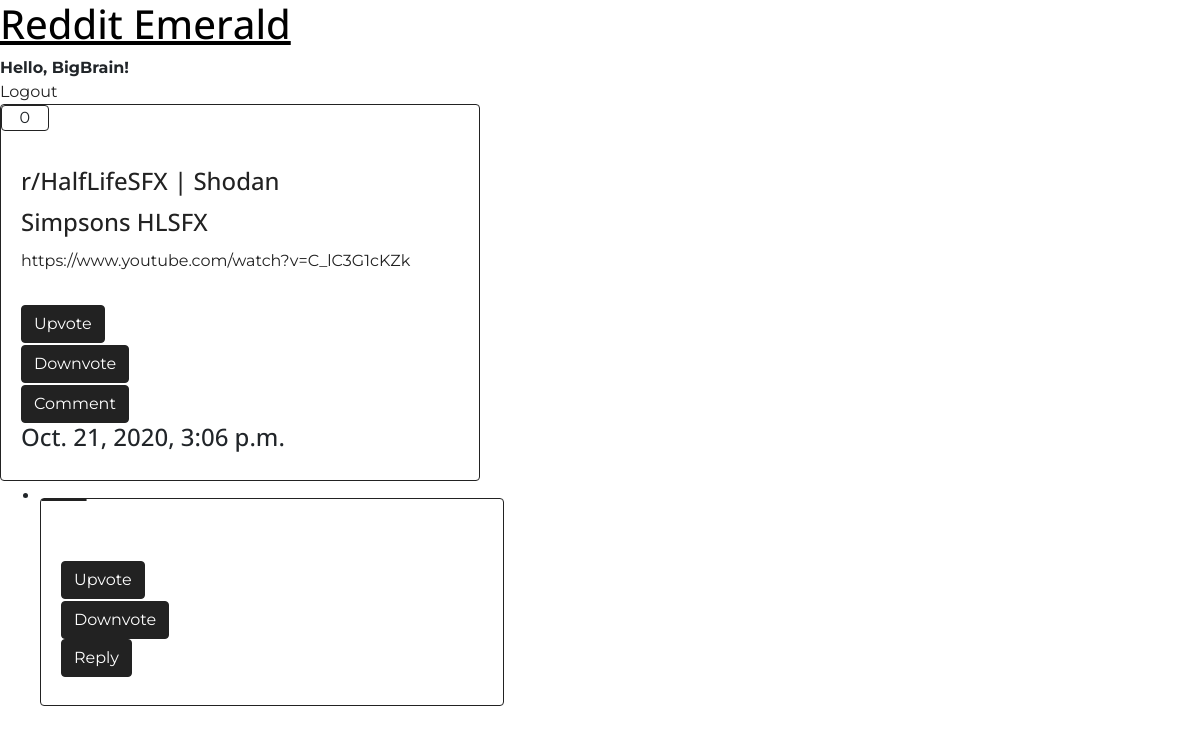
Screenshot of /post/2/ (signed in) with the database file from the repository.
### User/models.py (models this page shows)
class RedditUser(AbstractUser):
    DisplayName = models.CharField(max_length=25, default='self', verbose_name='Name')
    subscriptions = models.ManyToManyField(
        Subreddit,
        related_name='subscriptions',
        blank=True
        )
    subreddits_moderated = models.ManyToManyField(
        Subreddit,
        related_name='subreddits_moderated',
        blank=True
    )

### Post/models.py (models this page shows, shortened)
class RedditPost(models.Model):
    title = models.CharField(max_length=80)
    content = models.TextField(null=True, blank=True)
    url = models.URLField(null=True, blank=True, verbose_name='Optional content url')
    user_posted = models.ForeignKey(
        RedditUser,
        on_delete=models.CASCADE,
        related_name='post_user'
        )
    subreddit_parent = models.ForeignKey(
        Subreddit,
        on_delete=models.CASCADE,
        related_name='subreddit_parent',
        null=True,
        blank=True,
        verbose_name="Under Subreddit"
    )
    votes = models.IntegerField(default=0)
    users_voted = models.ManyToManyField(
        RedditUser,
        blank=True,
        related_name='user_voted'
    )
    dt_time = models.DateTimeField(auto_now_add=True)

### Main/models.py (models this page shows, shortened)
class Subreddit(models.Model):
    name = models.CharField(max_length=80, unique=True)
    def __str__(self):
        return self.name

### Post/views.py (the view)
# urls.py: path('post/<int:post_id>/', pViews.post_detail_view),
def post_detail_view(request, post_id):
    post = RedditPost.objects.get(id=post_id)
    moderators = RedditUser.objects.filter(subreddits_moderated=post.subreddit_parent.id)
    comments = Comment.objects.filter(on_post=post_id)
    return render(request, 'post_detail.html',{
        'post': post,
        'comments': comments,
        'moderators': moderators
    })

### Post/templates/post_detail.html (shortened to what this page needs)
{% load static %}
<link rel="stylesheet" type="text/css" href="{% static 'Main/style.css' %}">
<h1><a href="/r/all/"> Reddit Emerald </a></h1>
<div>
{% if user.is_authenticated %}
    <b>Hello, {{ user }}!</b>
    <br>
    <a href="/accounts/logout/">Logout</a>
{% else %}
    <a href="/accounts/login/">Login</a>
{% endif %}
</div>
<div class="card border-primary">
    <p class="card header border-primary" id="vote-score">{{ post.votes }}</p>
<div class="card-body d-flex flex-column align-items-start">
    <h4 class="card-title text-primary"><a href="/r/{{ post.subreddit_parent }}/"> r/{{ post.subreddit_parent }} </a>
        | <a href="/u/{{ post.user_posted }}/"> {{ post.user_posted }} </a>
    </h4>
    <h4 class="card-title text-primary"><a href="/post/{{ post.id }}/"> {{ post.title }}</a></h4>
    {% if post.url %}
    <p class="card-text"><a href={{post.url}}>{{ post.url }}</a></p>
    {% endif %}
	<a href="/upvote/post/{{ post.id }}/" class="btn btn-primary mt-auto">Upvote</a>
    <br>
    <a href="/downvote/post/{{ post.id }}/" class="btn btn-primary mt-auto">Downvote</a>
	<br>
    <a href="/comment/{{ post.id }}/top_level/{{ post.id }}/" class="btn btn-primary mt-auto">Comment</a>
    <h4>{{post.dt_time}}</h4>
</div>
</div>
{% load mptt_tags %}
<ul>
{% recursetree comments %}
    <li>
    <div class="card border-primary">
        <p class="card header border-primary" id="vote-score">{{ node.votes }}</p>
        <div class="card-body d-flex flex-column align-items-start">
            <a href="/upvote/comment/{{ node.id }}/" class="btn btn-primary mt-auto">Upvote</a>
            <br>
            <a href="/downvote/comment/{{ node.id }}/" class="btn btn-primary mt-auto">Downvote</a>
            <a href="/comment/{{ post.id }}/reply/{{ node.id }}/" class="btn btn-primary mt-auto">Reply</a>
            </div>
    </div>
    </li>
{% endrecursetree %}
</ul>

### rows the page displays
RedditUser: username "BigBrain"
RedditPost: votes "0", subreddit_parent "HalfLifeSFX", user_posted "Shodan", title "Simpsons HLSFX", url "https://www.youtube.com/watch?v=C_lC3G1cKZk", dt_time "Oct. 21, 2020, 3:06 p.m."
